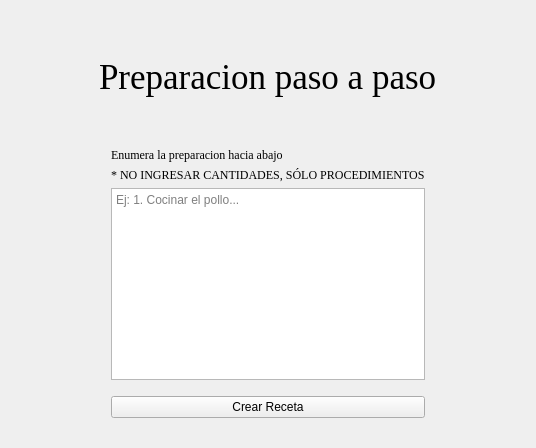
      <widget class="QWidget" name="Formulario_3">
       <layout class="QVBoxLayout" name="verticalLayout_12">
        <item>
         <spacer name="verticalSpacer_20">
          <property name="orientation">
           <enum>Qt::Orientation::Vertical</enum>
          </property>
          <property name="sizeHint" stdset="0">
           <size>
            <width>20</width>
            <height>46</height>
           </size>
          </property>
         </spacer>
        </item>
        <item alignment="Qt::AlignmentFlag::AlignHCenter|Qt::AlignmentFlag::AlignVCenter">
         <widget class="QLabel" name="Titulo_4">
          <property name="font">
           <font>
            <family>Times New Roman</family>
            <pointsize>26</pointsize>
           </font>
          </property>
          <property name="text">
           <string>Preparacion paso a paso</string>
          </property>
         </widget>
        </item>
        <item>
         <spacer name="verticalSpacer_19">
          <property name="orientation">
           <enum>Qt::Orientation::Vertical</enum>
          </property>
          <property name="sizeHint" stdset="0">
           <size>
            <width>20</width>
            <height>45</height>
           </size>
          </property>
         </spacer>
        </item>
        <item>
         <layout class="QHBoxLayout" name="horizontalLayout_6">
          <item>
           <spacer name="horizontalSpacer_12">
            <property name="orientation">
             <enum>Qt::Orientation::Horizontal</enum>
            </property>
            <property name="sizeType">
             <enum>QSizePolicy::Policy::Fixed</enum>
            </property>
            <property name="sizeHint" stdset="0">
             <size>
              <width>100</width>
              <height>20</height>
             </size>
            </property>
           </spacer>
          </item>
          <item>
           <layout class="QVBoxLayout" name="verticalLayout_11">
            <item>
             <layout class="QVBoxLayout" name="verticalLayout_6">
              <item>
               <widget class="QLabel" name="label_7">
                <property name="font">
                 <font>
                  <family>Times New Roman</family>
                 </font>
                </property>
                <property name="text">
                 <string>Enumera la preparacion hacia abajo</string>
                </property>
               </widget>
              </item>
              <item>
               <widget class="QLabel" name="label_9">
                <property name="font">
                 <font>
                  <family>Times New Roman</family>
                 </font>
                </property>
                <property name="text">
                 <string>* NO INGRESAR CANTIDADES, SÓLO PROCEDIMIENTOS</string>
                </property>
               </widget>
              </item>
              <item>
               <widget class="QTextEdit" name="sts">
                <property name="placeholderText">
                 <string>Ej: 1. Cocinar el pollo...</string>
                </property>
               </widget>
              </item>
             </layout>
            </item>
            <item>
             <spacer name="verticalSpacer_18">
              <property name="orientation">
               <enum>Qt::Orientation::Vertical</enum>
              </property>
              <property name="sizeHint" stdset="0">
               <size>
                <width>20</width>
                <height>10</height>
               </size>
              </property>
             </spacer>
            </item>
            <item>
             <widget class="QPushButton" name="home">
              <property name="text">
               <string>Crear Receta</string>
              </property>
             </widget>
            </item>
           </layout>
          </item>
          <item>
           <spacer name="horizontalSpacer_11">
            <property name="orientation">
             <enum>Qt::Orientation::Horizontal</enum>
            </property>
            <property name="sizeType">
             <enum>QSizePolicy::Policy::Fixed</enum>
            </property>
            <property name="sizeHint" stdset="0">
             <size>
              <width>100</width>
              <height>20</height>
             </size>
            </property>
           </spacer>
          </item>
         </layout>
        </item>
        <item>
         <spacer name="verticalSpacer_21">
          <property name="orientation">
           <enum>Qt::Orientation::Vertical</enum>
          </property>
          <property name="sizeHint" stdset="0">
           <size>
            <width>20</width>
            <height>19</height>
           </size>
          </property>
         </spacer>
        </item>
       </layout>
      </widget>
